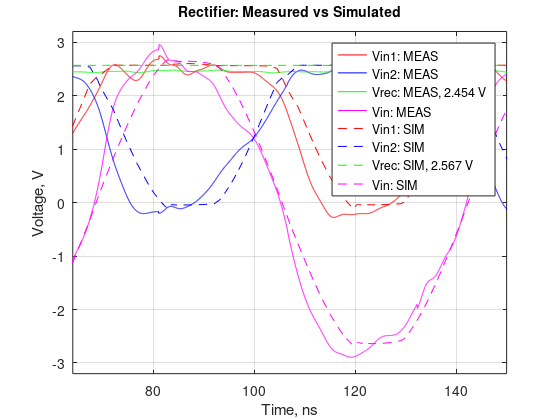
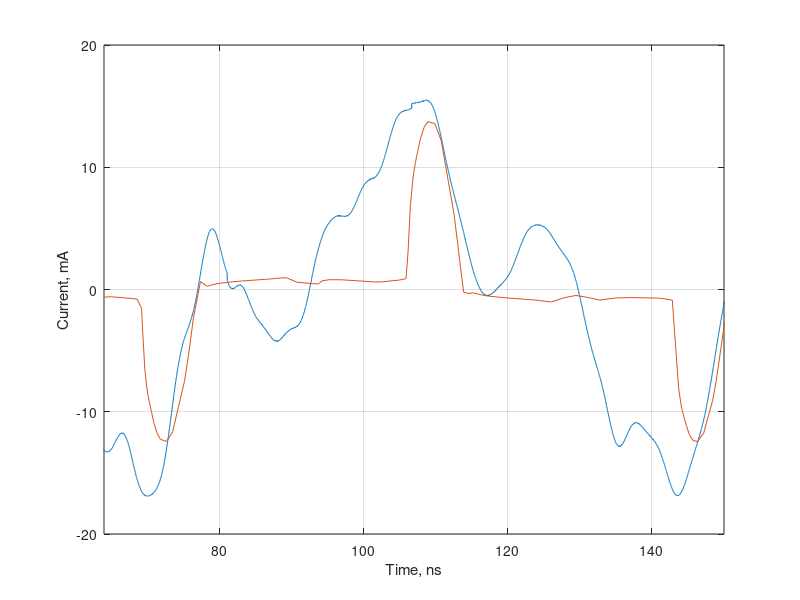

These charts were generated, in order, by the following MATLAB code: (Note: this script raises an error after producing the figures.)

%% 1 ma load VIN and Vout comparision
clear all;
vin2 = importdata('C4vin2_1ma00000.dat');
vin1 = importdata('C1vin1_1ma00000.dat');
vrec = importdata('C1vrec_1ma00000.dat');
vin = importdata('F1vin_1ma00000.dat');
time = vrec(:,1)*10^9+250; % time in ns


load('pex_1ma.mat');
%time_pex = (t_pex-t_pex(1))*10^9 - 54;
time_pex = (t_pex-t_pex(1))*10^9+23;

f1 = figure(1);
h1 = plot(time, vin1(:,2) ,'r', time, vin2(:,2) ,'b', time, vrec(:,2) ,'g'); 
hold on;
plot(time, vin(:,2), 'm'); 

%h2 = plot(time_pex, V1_pex, 'r--', time_pex, V2_pex, 'b--', time_pex, Vrec_pex ,'g--');
h2 = plot(time_pex, Vin1_pex, 'r--', time_pex, Vin2_pex, 'b--', time_pex, Vrec_pex ,'g--');
plot(time_pex,(Vin1_pex-Vin2_pex), 'm--'); 
%plot(Na, NaN,'b', time, NaN, 'b--');
hold off;
xlim([64, 150]);
%xlim([28, 115]);
ylim([-3.2, 3.2]);
lvreg_s = sprintf('Vrec: SIM, %.3f V', mean(Vrec_pex));
lvreg_m = sprintf('Vrec: MEAS, %.3f V', mean(vrec(:,2)));

xlabel('Time, ns');
ylabel('Voltage, V');
grid on;
title('Rectifier: Measured vs Simulated', 'FontSize', 10);
legend('Vin1: MEAS', 'Vin2: MEAS', lvreg_m, 'Vin: MEAS', 'Vin1: SIM', 'Vin2: SIM', lvreg_s, 'Vin: SIM' , 'location', 'best');
%%

load('pex_1ma_current.mat');
timep = (t_pex-t_pex(1))*10^9-95;

vac_drop = importdata('F2vin_drop_1ma00000.dat');

Iac = vac_drop(:,2)/5.05*1000;
%time = vac_drop(:,1)*10^9+212.6; % time in ns
%timep = (t_pex-t_pex(1))*10^9+15.5;

f3 = figure(3);

plot(time, Iac, timep, Iac_pex*1000); 
%plot(time, (vac_pex-(-Iac_pex*50))/0.7, 'r--', timep,  -Iac_pex*1000, 'r')
hold off;
xlim([64, 150]);
xlabel('Time, ns');
ylabel('Current, mA');
grid on;




%% save plot 10 ma load

set(f1,'Units','Inches');
pos = get(f1,'Position');
set(f1,'PaperPositionMode','Auto','PaperUnits','Inches','PaperSize',[pos(3), pos(4)]);
print(f1, 'rect_10ma.pdf', '-dpdf');
movefile('rect_10ma.pdf','../../../img/meas/rect_10ma.pdf');

%% save plot 1 ma load
set(f3,'Units','Inches');
pos = get(f3,'Position');
set(f3,'PaperPositionMode','Auto','PaperUnits','Inches','PaperSize',[pos(3), pos(4)]);
print(f3, 'rect_1ma.pdf', '-dpdf');
movefile('rect_1ma.pdf','../../../img/meas/rect_1ma.pdf');


%% save plot
set(f2,'Units','Inches');
pos = get(f2,'Position');
set(f2,'PaperPositionMode','Auto','PaperUnits','Inches','PaperSize',[pos(3), pos(4)]);
print(f2, 'rect_load_sweep.pdf', '-dpdf');
movefile('rect_load_sweep.pdf','../../../img/meas/rect_load_sweep.pdf');

